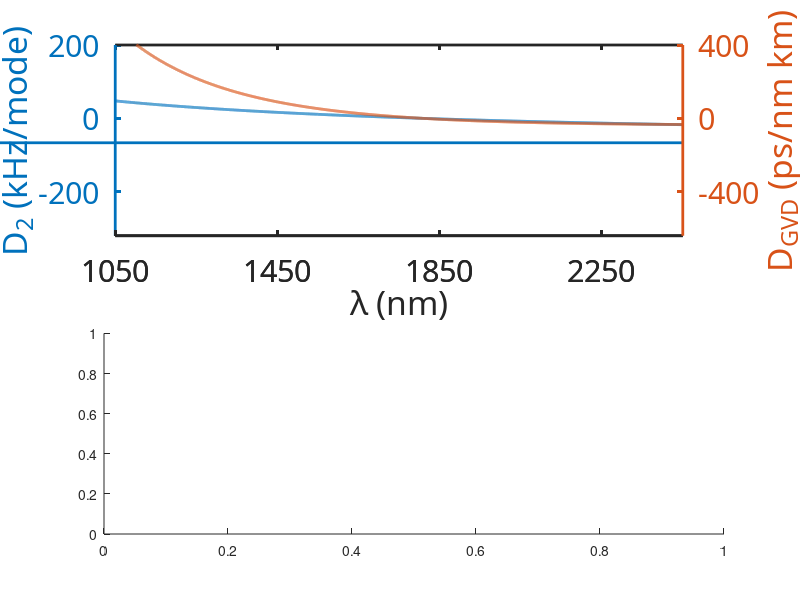
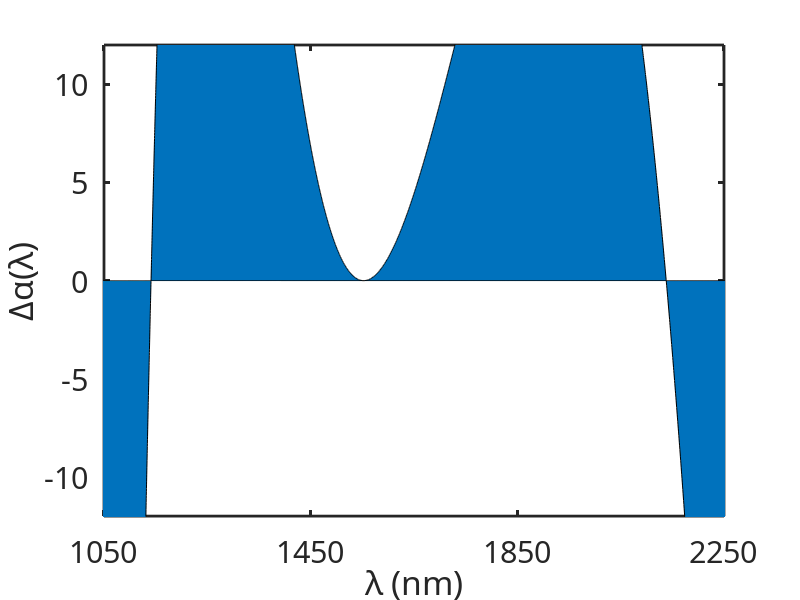

These figures' MATLAB source, in order: (Note: this script raises an error after producing the figures.)
clear
clc
close all

%4/26/16

c = 2.9979e8; % speed of light (m/s)

lc = 1550*1e-9; % laser wavelength (meters)

wl_lim=[1050 2450];
wl_tick=1050:400:2450;


%% define number of t points to step through and time grid
tphot_end=2000; % end time in terms of photon lifetimes
Nt=2e5;         % ???
h_phot=5e-3;    % ???
h=h_phot/2;     % ???
tol=5e-6;       % ???




%% for silica (silicon nitride??)
% user specified values
no=2; %index of refraction
fr=33e9; %rep rate
% Q=7.9e5; %105 fs, 200 mW
% Q=1.12e6; %94 fs, 100 mW
% Q=1.5e6; %100 fs, 56 mW
% Q=1.4e6; %94 fs, 64 mW
% Q=2e6;  %105 fs, 31 mW
% % Q=5e6; %272 fs, 5 mW
% % Q=3e6; %140 fs, 14 mW
% Q=2.885e5;
mode_area=(1e-6)^2;

n2=24e-20; %m^2/W (for silicon nitride)
hbar=1e-34;

% these values follow from those above
tRT=1/fr; %round trip time
diameter=tRT*(c/no)/pi; %resonator diameter, approximate
r=diameter/2;
fc=c/lc;
wc=2*pi*fc;

circumference=tRT*(c/no);
g0=n2*c*hbar*wc.^2/(no^2*circumference*mode_area)

%helpful information to display while code runs


%% define number of theta points to calculate (equivalently, number of
% modes carried in simulation)
Ntheta=2^nextpow2(16000);
dtheta=2*pi/Ntheta;


theta=(-Ntheta/2:Ntheta/2-1)*dtheta;
k=[0:Ntheta/2-1 -Ntheta/2:-1]; % because this is how Matlab orders its modes for the FFT
kfreq=fc+fr*k;
kwave=c./kfreq;



%% define parameters of physical system:
% alpha=41/30;
% rho=1.1;

% single soliton with beta(2) = -8e-
% alpha=2.0;
% rho=2.1;

% % nice soliton with beta(2) = -8e-5
alpha=2.5;
F2 = 3.30

% normal nice
% alpha=2.5;
% F2 = 10

% F2=(1+(rho-alpha)^2)*rho
% F=sqrt(F2)
    
dPM=7.5*pi;
% dPM=20*pi;

F=cos(pi/2*sin(theta/2).^2).*exp(1i*dPM*cos(theta));
Fch=F;
F=fftshift(ifft(abs(fft(F))));
F=F/max(abs(F))*sqrt(F2);


pump_power=5e-3

dwo=sqrt(pump_power/mean(abs(F).^2)*8*g0/(hbar*wc)) % ???
Q=wc/dwo % External Q-factor?
PP_no_pulse=max(abs(F).^2)*dwo^2*hbar*wc/(8*g0)




fh=figure;
DWb=1120*1e-9;
DWr=2*DWb;
DWbk=(c./(DWb)-c./lc)/fr;
DWrk=(c./(DWr)-c./lc)/fr;
Nc=(DWbk+DWrk)/2;
Ns=DWbk-Nc;

%%%%%%%%%%%%%%%%%%%%%%%%
beta(1)=-7.3e-4;

%beta(2)=-1e-5;
beta(2)=-8e-5;

beta(4)=12*beta(2)/(Nc^2-Ns^2);
beta(3)=-1*beta(4)*Nc/2;
beta(5)=1e-13;
beta(6)=6e-16;
beta(7)=-2.2e-18;

% beta(4)=0
% beta(3)=0
% beta(5)=0
% beta(6)=0
% beta(7)=0

fh2=figure
dalpha=0;
for j=1:length(beta)
    dalpha=dalpha+1i*beta(j)/factorial(j)*k.^j;
end
% NicePlot([kwave'*1e9,imag(dalpha')]);
M=sortrows([kwave'*1e9,imag(dalpha')],1);
area(M(:,1),M(:,2));
axis([wl_lim -100 100]);
set(gca,'xtick',wl_tick);

figure(fh);
subplot(2,1,1);
D=-beta*dwo/(4*pi);
D2=D(2:end);
temp=0;
for jj=1:length(D2)
    temp=temp+D2(jj)^jj.*k'.^(jj-1)/factorial(jj-1);
end
D2=temp*1e-3;

Dgvd=D2*1e3*no/c*1/fr^2*2*pi*c./kwave'.^2*1e12/(1e-3*1e9);
M=sortrows([kwave'*1e9,Dgvd],1);

[ax,h1,h2]=plotyy(kwave'*1e9,D2,M(:,1),M(:,2));
axis(ax(1),[wl_lim -320 200]);
axis(ax(2),[wl_lim -640 400]);
set(ax,'xtick',wl_tick);
set(ax,'linewidth',2,'fontname','calibri','fontsize',22);
set([h1 h2],'linewidth',2);
set(ax(1),'ytick',[-200 0 200]);
set(ax(2),'ytick',[-400 0 400]);
xlabel('\lambda (nm)');
ylabel(ax(1),'D_2 (kHz/mode)');
ylabel(ax(2),'D_{GVD} (ps/nm km)');

% pump_power_2=0.5;
% dwo_2=sqrt(pump_power_2/mean(abs(F).^2)*8*g0/(hbar*wc))
% Q_2=wc/dwo_2
% PP_no_pulse_2=max(abs(F).^2)*dwo_2^2*hbar*wc/(8*g0)
% D_2=-beta*dwo_2/(4*pi);
% D2=D_2(2:end);
% temp=0;
% for jj=1:length(D2)
%     temp=temp+D2(jj)^jj.*k'.^(jj-1)/factorial(jj-1);
% end
% D2=temp;
% 
% 
% hold on
% Dgvd_2=D2_2*1e3*no/c*1/fr^2*2*pi*c./kwave'.^2*1e12/(1e-3*1e9);
% M=sortrows([kwave'*1e9,0.5*Dgvd_2],1); % cut by 1/2 here because I have to plot it on the left axis, 
% %which has half the scale of the right axis
% h3=plot(ax(1),kwave'*1e9,D2_2,'linewidth',1,'color',get(h1,'color'),'linewidth',2,'linestyle','--');
% plot(ax(1),M(:,1),M(:,2),'linewidth',1,'color',get(h2,'color'),'linewidth',2,'linestyle','--');
% 
% hL=legend([h1 h3],['P=' num2str(pump_power*1e3) 'mW (' num2str(PP_no_pulse,1) 'W), Q=7e5'],['P=' num2str(pump_power_2*1e3) 'mW (' num2str(PP_no_pulse_2,2) 'W), Q=2e5'],'location','south');
% % set(hL,'units','normalized');
% % P=get(hL,'position');
% % P(1)=0.93*P(1);
% % set(hL,'position',P);
% legend boxoff



disp(['modal dispersion: ' num2str(-beta(2)*dwo/(2*2*pi)) ' Hz/mode']) %was -0.01 1:44 pm 6/25/15
mod_freq_diff=-dwo*beta(1)/(2*2*pi)





disp(['photon lifetime is ' num2str(1/dwo*1e9) ' nanoseconds']);
disp(['resonance linewidth is ' num2str(dwo/(2*pi*1e6)) ' MHz']);

figure(fh2);
xlabel('\lambda (nm)');
ylabel('\Delta\alpha(\lambda)');
set(gca,'fontsize',22,'fontname','calibri','linewidth',2);
axis([1050 2250 -12 12]);



%% make linear operator for dispersion, detuning, and loss
D=-(1+1i*alpha);
for j=1:length(beta)
    D=D+1i*beta(j)/factorial(j)*k.^j;
end

%% define pumping waveform




figure(fh);
subplot(2,1,2);
h1=NicePlot(sortrows([kwave'*1e9,10*log10(abs(fft(F')/max(abs(fft(F)))).^2)],1),'o');
color1=get(h1,'color');
axis([1525 1575 -60 5]);
xlabel('\lambda (nm)');
ylabel('P (dB)');
text(1545,-35,{'f_{rep}=33 GHz','PM depth 22.5\pi'},'fontname','calibri','fontsize',22,'color',color1);
P=get(gcf,'position');
P(2)=P(2)/2;
P(4)=1.3*P(4);
set(gcf,'position',P);
set(gca,'units','inches');
set(ax,'units','inches');
P(3)=1.3*P(3);
set(gcf,'position',P);
P=get(gca,'position');
P(1)=P(1)+0.5;
P(2)=P(2)+0.15;
set(gca,'position',P);
set(gca,'units','normalized');
P=get(ax(1),'position');
P(1)=P(1)+0.5;
P(2)=P(2)+0.18;
set(ax,'position',P);
set(ax,'units','normalized')
F=F.*exp(1i*cos(theta)*10*pi);

P=get(gcf,'position');
P([3 4])=P([3 4])*1.2;
set(gcf,'position',P);




%% define input waveform





A=zeros(size(theta)); %psi is the single-time wavefunction of theta
A_in=A; %save it for later


%% iteration scheme
dtphot_plot=1; %plot every dtphot_plot photon lifetimes
iter=0;
piter=1;

I=abs(A).^2; %intensity


runningfig=figure;

%intensity part of plot
subplot(3,1,1);
hp=NicePlot([theta'/pi,I']);
color1=get(hp,'color');
xlabel('\theta/\pi ');
ylabel('I (arb)');
axis([-1 1 0 3]);
hold on
hp1_2=NicePlot([theta'/pi,abs(F').^2/max(abs(F).^2)*max(I)]);
color2=get(hp1_2,'color');
NicePlot([theta'/pi,abs(Fch').^2/max(abs(Fch).^2)]);

%spectrum part of plot
subplot(3,1,2);
spec=abs(fft(A)).^2;
spec=10*log10(spec/max(spec)); %normaize and convert to dB
hs=bar(kwave*1e9,spec,'basevalue',-100,'linewidth',1,'edgecolor',color1,'facecolor',color1);
% set(hs,'edgealpha',0.1);
set(gca,'fontsize',22,'fontname','calibri','linewidth',2);
xlabel('\lambda (nm)');
ylabel('Power (dB)');
axis([wl_lim -100 0]);
set(gca,'xtick',wl_tick);
drawnow
hold on

specin=10*log10(abs(fft(F)).^2); specin=specin-max(specin);
bar(kwave*1e9,specin,'basevalue',-100,'linewidth',1,'edgecolor',color2,'facecolor',color2);

subplot(3,1,3);
hp2=NicePlot([theta'/pi*tRT*1e15,I']);
xlabel('t (fs)');
ylabel('I (arb)');
axis([-1500 1500 0 3]);
hold on
hp3=NicePlot([theta'/pi*tRT*1e15,abs(F').^2/max(abs(F).^2)*max(I)]);

Tfs=theta'/pi*tRT*1e15;

min_field=sqrt(2*g0/dwo*1/2); %half a photon per mode

%%do the iteration

tphot=0;
tphot_plot=dtphot_plot;

pump_adj=0;


Do=D;


while tphot<tphot_end
    
%     if tphot>20
%         [~,ind]=max(I);
%         tmax=theta(ind)'/pi*tRT*1e15;
%         D=Do+1i*1e-4*tmax*k;
%     end



    iter=iter+1;
    error=1;
    
    h=2*h; %to account for the halving on the first iteration
    Aft=fft(A);
    
    while error>2*tol
        %% take one step
        
        AI=ifft(exp(D*h/2).*Aft);
        k1=ifft(exp(D*h/2).*fft(h*(1i*abs(A).^2.*A+F)));
        
        Ak2=AI+k1/2;
        k2=h*(1i*abs(Ak2).^2.*Ak2+F);
        
        Ak3=AI+k2/2;
        k3=h*(1i*abs(Ak3).^2.*Ak3+F);
        
        Ak4=ifft(exp(D*h/2).*fft(AI+k3));
        k4=h*(1i*abs(Ak4).^2.*Ak4+F);
        
        A1=ifft(exp(D*h/2).*fft(AI+k1/6+k2/3+k3/3))+k4/6;
        
        %% take two half steps
        h=h/2;
        A2=A;
        for jstep=1:2
            AI=ifft(exp(D*h/2).*Aft);
            k1=ifft(exp(D*h/2).*fft(h*(1i*abs(A2).^2.*A2+F)));
            
            Ak2=AI+k1/2;
            k2=h*(1i*abs(Ak2).^2.*Ak2+F);
            
            Ak3=AI+k2/2;
            k3=h*(1i*abs(Ak3).^2.*Ak3+F);
            
            Ak4=ifft(exp(D*h/2).*fft(AI+k3));
            k4=h*(1i*abs(Ak4).^2.*Ak4+F);
            
            A2=ifft(exp(D*h/2).*fft(AI+k1/6+k2/3+k3/3))+k4/6;
            if jstep>1
                break
            end
            Aft=fft(A2);
        end
        
        %% get the error
        
%         Af=4/3*A2-1/3*A1;
        error=sqrt(sum(abs(A2-A1).^2)/sum(abs(A2).^2));
        
    end
    h_phot=4*h;
    tphot=tphot+h_phot;
    Aft=fft(4/3*A2-1/3*A1);
    Aft=Aft+min_field*exp(1i*2*pi*rand(size(A))).*(abs(Aft)<min_field);
    A=ifft(Aft);
    I=abs(A).^2;
    
    h=2^(-1/3)*h*(error>tol)+2^(1/3)*h*(error<=tol);
    
    
    
    
    
    
    
    drawnow
    %runnning data storage and plotting
    if tphot>tphot_plot;
        Alog(piter,:)=A;
        Aftlog(piter,:)=Aft;
        tphotlog(piter)=tphot;
        subplot(3,1,1);
        set(hp,'xdata',theta'/pi,'ydata',I');
        set(hp1_2,'ydata',abs(F').^2/max(abs(F).^2)*max(I));
        title(['iter ' num2str(iter) ', ' num2str(tphot,3) '\tau_\gamma']);
%                 title([num2str(tSI(piter+1)*1e6,2) ' \mus, iter ' num2str(iter)]);
%                 set(ht,'string',[num2str(tPhot(piter+1),2) '\tau_{phot}, ' num2str(mean(I),5) ' avg pow' ]);
%                 set(ht,'string',[num2str(tPhot(piter+1),2) '\tau_{phot}']);
%                 set(htext2,'string',['RTs=' num2str(round(RTs(q)))]);
        subplot(3,1,2);
        spec=10*log10(abs(Aft).^2);
        spec=spec-max(spec)-pump_adj*(k~=0);
        
       
        
        
        set(hs,'ydata',spec);
        
         subplot(3,1,1);
        set(hp2,'ydata',I');
        set(hp3,'ydata',abs(F').^2/max(abs(F).^2)*max(I));
        drawnow
        
        piter=piter+1;
        tphot_plot=tphot_plot+dtphot_plot;
    end
end
return
subplot(3,1,1);
title('');

subplot(3,1,3);
firstind=find(I>max(I)/2,1,'first');
lastind=find(I>max(I)/2,1,'last');
t_first=Tfs(firstind);
t_last=Tfs(lastind);
FWHM=t_last-t_first;
text(500,1.2,['FWHM ' num2str(FWHM,2) 'fs'],'fontsize',22,'fontname','calibri','color',color1);
% text(-1400,1.2,{['pump P= ' num2str(pump_power*1e3,2) 'mW'],...
%     ['Q=' num2str(Q,6)]},'fontsize',22,'fontname','calibri','color',color1);

set(gcf,'units','normalized');
set(gcf,'position',[0.3 0.15 0.4 0.7]);
drawnow
set(gcf,'paperpositionmode','auto');
print('final output three DWs', '-dpng', '-r400');

figure(fh);
set(gcf,'paperpositionmode','auto');
print('input and dispersion three DWs','-dpng','-r400');

figure(fh2);
set(gcf,'paperpositionmode','auto');
xlabel('\lambda (nm)');
ylabel('\alpha(\lambda)');
print('alpha lambda three DWs','-dpng','-r400');




